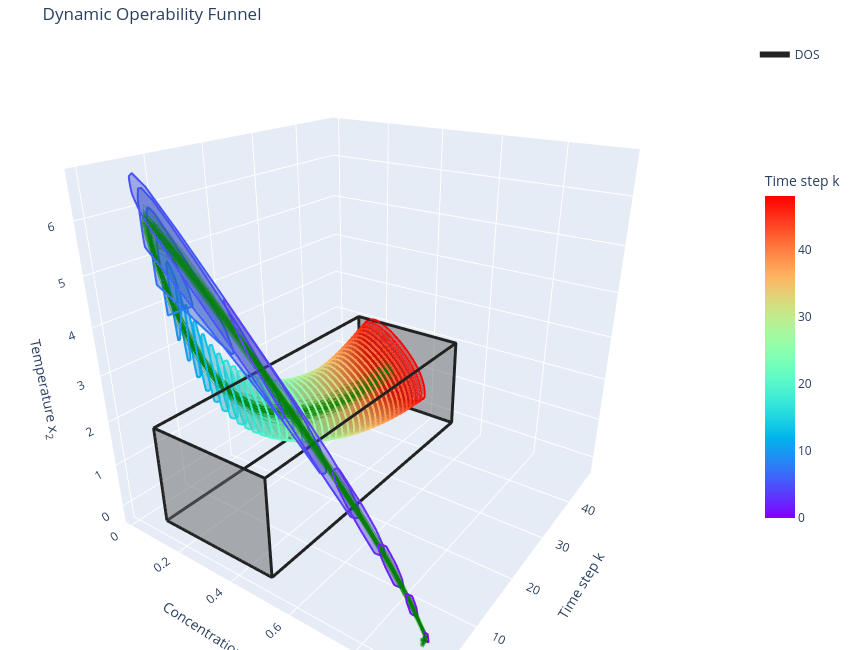

Notebook source saved alongside this figure:
### Markdown cell above
## Step 5: Dynamic operability funnel

Stacking the achievable output sets along the time axis gives the funnel, overlaid here with Monte Carlo trajectories from random input sequences.

### Code cell
# Monte Carlo trajectories (step model is read from the results dict).
mc_trajs = simulate_mc_trajectories(results,
                                    n_trajectories=100,
                                    seed=42)

fig, _ = plot_dynamic_funnel(results,
                             DOS=DOS_bounds,
                             labels=['Concentration x<sub>1</sub>', 'Temperature x<sub>2</sub>'],
                             alpha=0.3,
                             view_elev=25,
                             view_azim=-55,
                             mc_trajectories=mc_trajs,
                             mc_color='green',
                             mc_alpha=0.3,
                             mc_linewidth=0.5,
                             engine='plotly')
